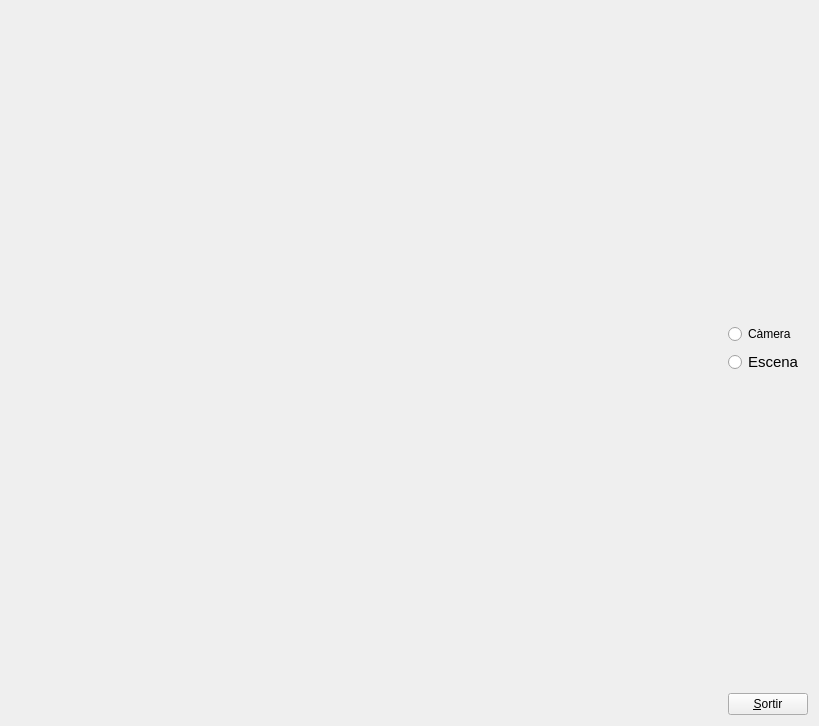
<?xml version="1.0" encoding="UTF-8"?>
<ui version="4.0">
 <class>MyForm</class>
 <widget class="QWidget" name="MyForm">
  <property name="geometry">
   <rect>
    <x>0</x>
    <y>0</y>
    <width>819</width>
    <height>726</height>
   </rect>
  </property>
  <property name="windowTitle">
   <string>Form</string>
  </property>
  <layout class="QHBoxLayout" name="horizontalLayout">
   <item>
    <widget class="MyGLWidget" name="widget" native="true">
     <property name="sizePolicy">
      <sizepolicy hsizetype="Expanding" vsizetype="Expanding">
       <horstretch>0</horstretch>
       <verstretch>0</verstretch>
      </sizepolicy>
     </property>
    </widget>
   </item>
   <item>
    <layout class="QVBoxLayout" name="verticalLayout">
     <item>
      <spacer name="verticalSpacer_2">
       <property name="orientation">
        <enum>Qt::Vertical</enum>
       </property>
       <property name="sizeHint" stdset="0">
        <size>
         <width>20</width>
         <height>40</height>
        </size>
       </property>
      </spacer>
     </item>
     <item>
      <widget class="QRadioButton" name="radioButton_2">
       <property name="text">
        <string>Càmera</string>
       </property>
      </widget>
     </item>
     <item>
      <widget class="QRadioButton" name="radioButton">
       <property name="font">
        <font>
         <pointsize>11</pointsize>
        </font>
       </property>
       <property name="text">
        <string>Escena</string>
       </property>
      </widget>
     </item>
     <item>
      <spacer name="verticalSpacer">
       <property name="orientation">
        <enum>Qt::Vertical</enum>
       </property>
       <property name="sizeHint" stdset="0">
        <size>
         <width>20</width>
         <height>40</height>
        </size>
       </property>
      </spacer>
     </item>
     <item>
      <widget class="QPushButton" name="pushButton">
       <property name="sizePolicy">
        <sizepolicy hsizetype="Fixed" vsizetype="Fixed">
         <horstretch>0</horstretch>
         <verstretch>0</verstretch>
        </sizepolicy>
       </property>
       <property name="text">
        <string>&amp;Sortir</string>
       </property>
      </widget>
     </item>
    </layout>
   </item>
  </layout>
 </widget>
 <customwidgets>
  <customwidget>
   <class>MyGLWidget</class>
   <extends>QWidget</extends>
   <header>MyGLWidget.h</header>
   <container>1</container>
  </customwidget>
 </customwidgets>
 <resources/>
 <connections>
  <connection>
   <sender>pushButton</sender>
   <signal>clicked()</signal>
   <receiver>MyForm</receiver>
   <slot>close()</slot>
   <hints>
    <hint type="sourcelabel">
     <x>796</x>
     <y>596</y>
    </hint>
    <hint type="destinationlabel">
     <x>839</x>
     <y>529</y>
    </hint>
   </hints>
  </connection>
 </connections>
</ui>
